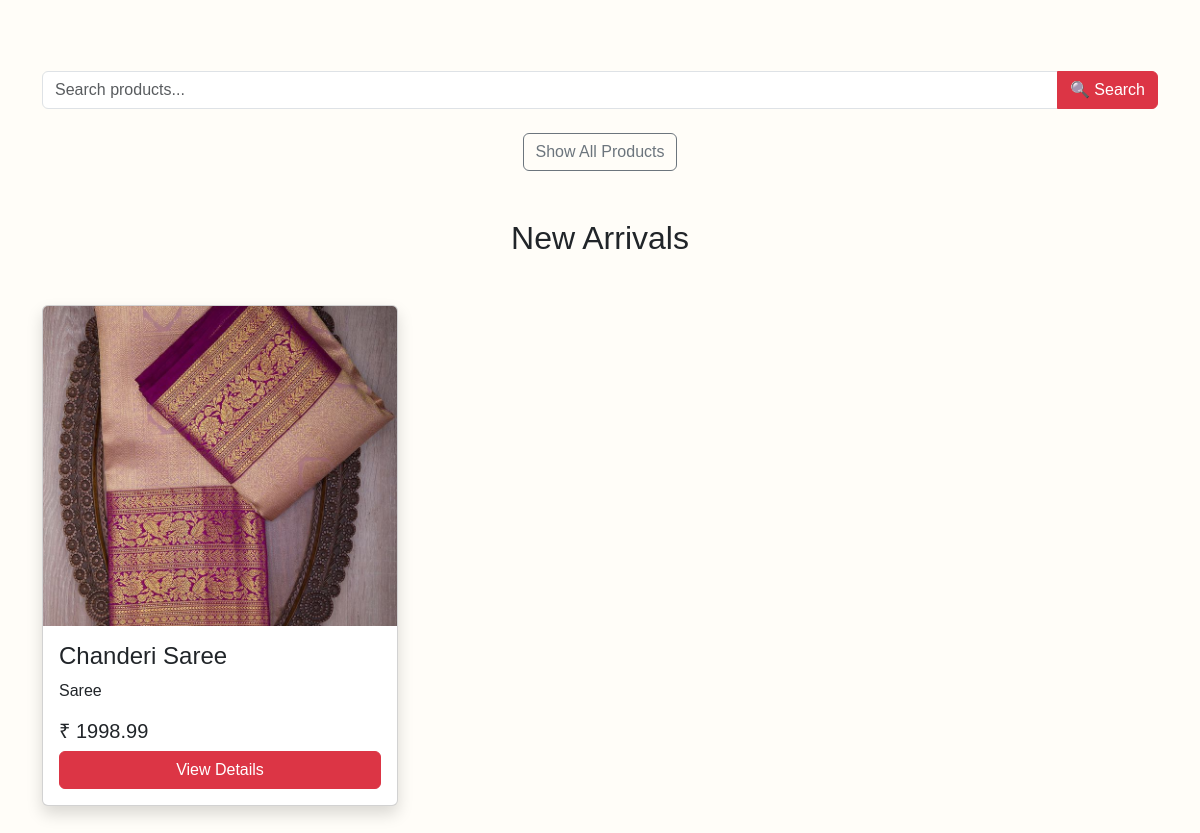
Before: / (lower part) with the older database file.
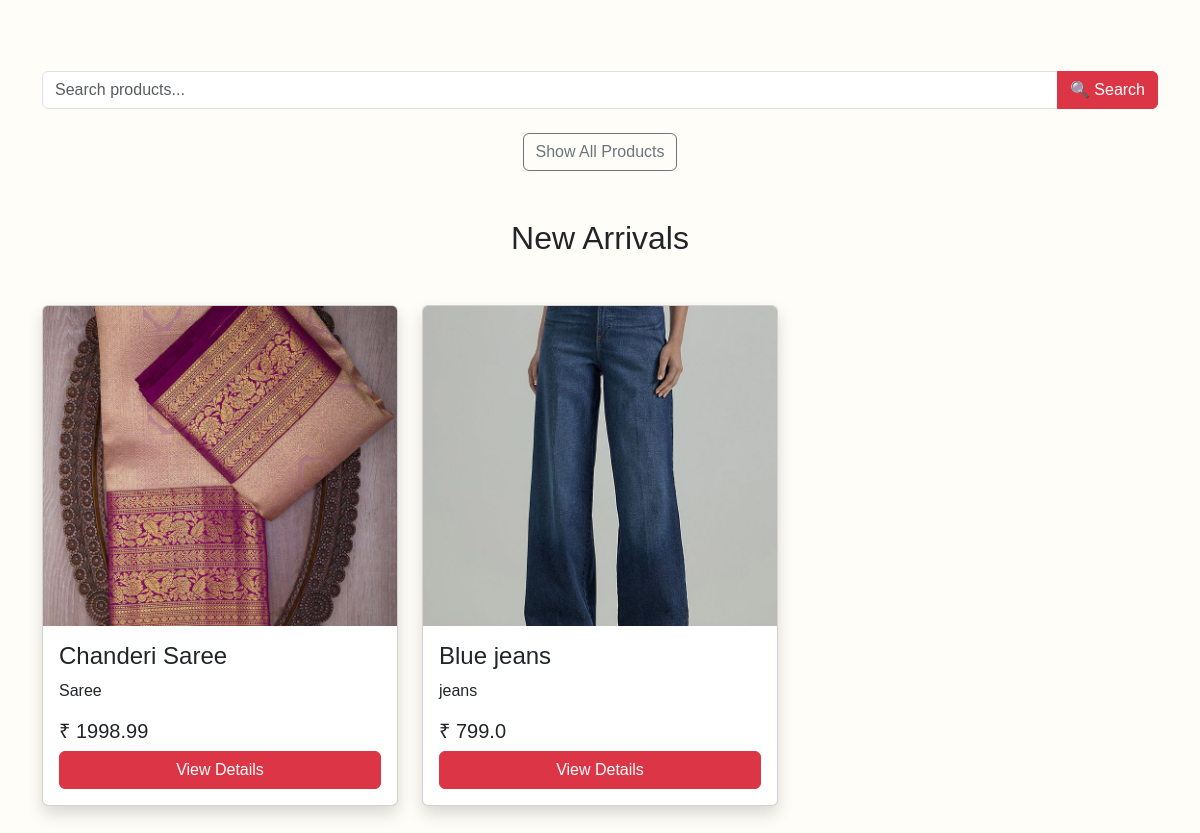
After: the same page with the newer database file.
### models.py (models this page shows)
class Product(db.Model):
    id = db.Column(db.Integer, primary_key=True)
    name = db.Column(db.String(100), nullable=False)
    category = db.Column(db.String(50))
    price = db.Column(db.Float)
    stock = db.Column(db.Integer)
    image = db.Column(db.String(255), nullable=True)
    description = db.Column(db.Text)
    is_new = db.Column(db.Boolean, default=True)

### app.py (the view)
@app.route("/")
def home():
    search = request.args.get("search", "")
    category = request.args.get("category", "")
    query = Product.query
    if search:
        query = query.filter(Product.name.ilike(f"%{search}%"))
    if category:
        query = query.filter(Product.category.ilike(f"%{category}%"))
    products = query.all()
    return render_template(
        "index.html",
        products=products,
        search=search,
        category=category
    )

### templates/index.html (shortened to what this page needs)
{% extends "base.html" %}
{% block content %}
<section id="categories" class="py-5">
</section>
<div class="container my-4">
    <form method="GET" action="{{ url_for('home') }}">
        <div class="input-group">
            <input
                type="text"
                class="form-control"
                name="search"
                placeholder="Search products..."
                value="{{ search }}">
            <button class="btn btn-danger" type="submit">
                🔍 Search
            </button>
        </div>
    </form>
</div>
<div class="text-center mt-3">
    <a href="{{ url_for('home') }}"
       class="btn btn-outline-secondary">
        Show All Products
    </a>
</div>
<section id="products" class="container py-5">
    <h2 class="text-center mb-5">
{% if category %}
    {{ category.title() }}
{% else %}
    New Arrivals
{% endif %}
</h2>
    <div class="row">
    {% if products %}
        {% for product in products %}
        <div class="col-md-4 mb-4">
            <div class="card h-100 shadow">
                <img
                    src="{{ url_for('static', filename='uploads/' + product.image) }}"
                    class="card-img-top"
                    height="320"
                    style="object-fit:cover;">
                <div class="card-body">
                    <h4>{{ product.name }}</h4>
                    <p>{{ product.category }}</p>
                    <h5>₹ {{ product.price }}</h5>
                    <a href="{{ url_for('product_details', id=product.id) }}"
                       class="btn btn-danger w-100">
                        View Details
                    </a>
                </div>
            </div>
        </div>
        {% endfor %}
    {% endif %}
</div>
</section>
{% endblock %}

Changed rows visible on the page:
added Product: image (picture), name "Blue jeans", category "jeans", price "799.0"
